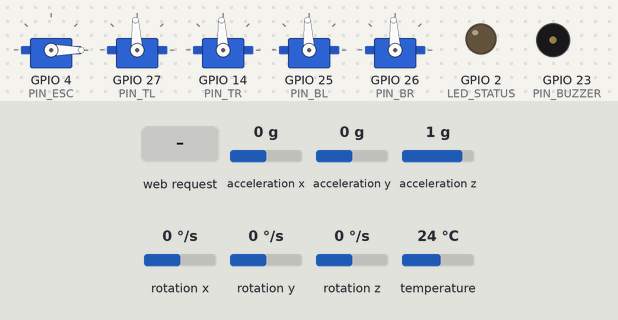
A sketch run on a simulated ESP32. Shown: 5 × servo, output pins drawn as LEDs (lit = HIGH), buzzer (waves = sounding, pin HIGH). Wiring (inferred from the names in the program): MPU-6050 motion sensor at I2C address 0x68. Dashed ring = blinking. The test bench sets the inputs (shaded band); at power-on: acceleration x 0 g, acceleration y 0 g, acceleration z 1 g, rotation x 0 °/s, rotation y 0 °/s, rotation z 0 °/s, temperature 24 °C. What the sketch prints to the serial monitor is not drawn.

Above: at 7.0 s.
7.1 s: HTTP request GET /arm received
At 7.5 s:
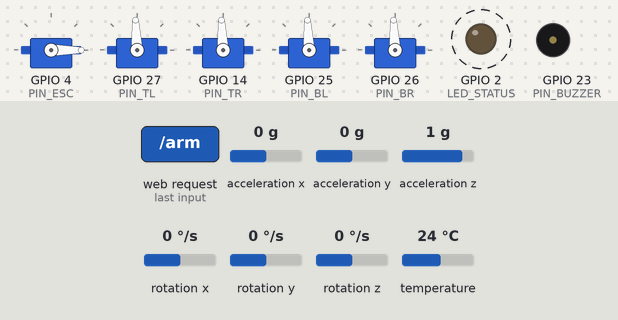
10.1 s: HTTP request GET /set_throttle?val=120 received
At 10.9 s:
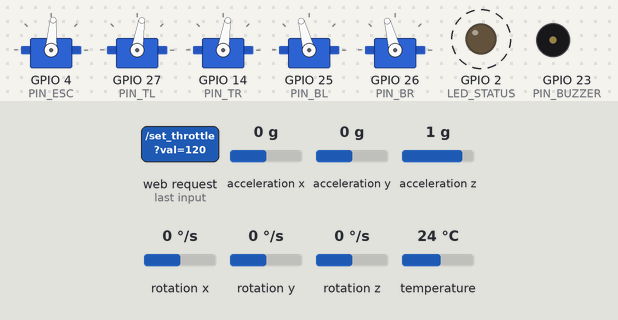
13.1 s: acceleration x set to -0.2 g
At 13.8 s:
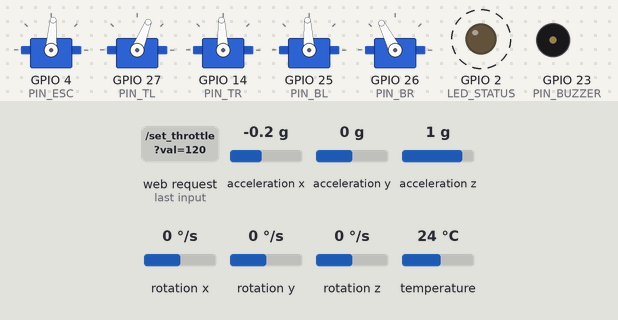
16.1 s: acceleration y set to -0.2 g
At 16.9 s:
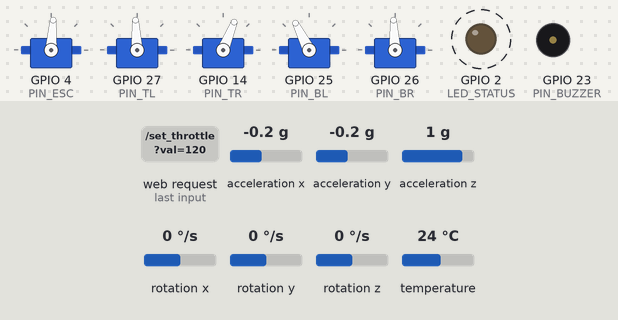
19.1 s: acceleration z set to 0.1 g
22.1 s: acceleration z set to -0.2 g
At 22.9 s:
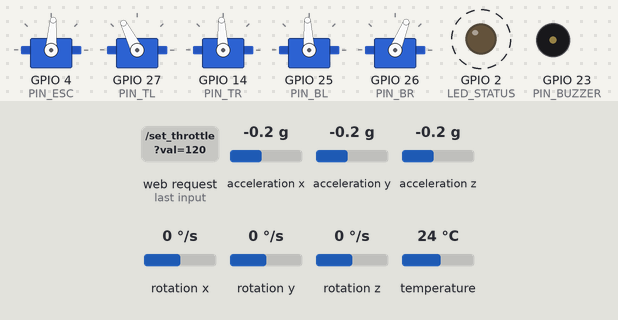
Timing chart, 0 to 26.1 s (numbered marks = the images above; inputs shaded):
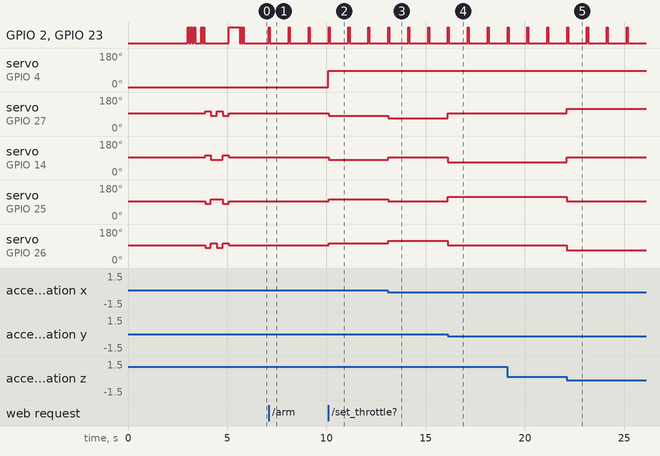

Measured:
- the behaviour switches between 0 and -0.1 g on acceleration x (found by bisection; images 2 and 3)
- the behaviour switches between 0 and -0.1 g on acceleration y (found by bisection; images 3 and 4)
- the behaviour switches between 0 and -0.1 g on acceleration z (found by bisection; images 4 and 5)
- after the input at 7.1 s, GPIO 2 (LED_STATUS), GPIO 23 (PIN_BUZZER): alternates HIGH for 0.05 s and LOW for 0.95 s, starting at once
- after the input at 10.1 s, servo on GPIO 4 (PIN_ESC): 0° → 86° at once; servo on GPIO 27 (PIN_TL), servo on GPIO 14 (PIN_TR): 93° → 81° at once; servo on GPIO 25 (PIN_BL), servo on GPIO 26 (PIN_BR): 93° → 105° at once
- after the input at 13.1 s, servo on GPIO 27 (PIN_TL): 81° → 68° at once; servo on GPIO 14 (PIN_TR): 81° → 93° at once; servo on GPIO 25 (PIN_BL): 105° → 93° at once; servo on GPIO 26 (PIN_BR): 105° → 117° at once
- after the input at 16.1 s, servo on GPIO 27 (PIN_TL): 68° → 93° at once; servo on GPIO 14 (PIN_TR): 93° → 68° at once; servo on GPIO 25 (PIN_BL): 93° → 117° at once; servo on GPIO 26 (PIN_BR): 117° → 93° at once
- after the input at 22.1 s, servo on GPIO 27 (PIN_TL): 93° → 117° at once; servo on GPIO 14 (PIN_TR): 68° → 93° at once; servo on GPIO 25 (PIN_BL): 117° → 93° at once; servo on GPIO 26 (PIN_BR): 93° → 68° at once

The sketch:

firmware.ino
```cpp
#include <Wire.h>
#include <WiFi.h>
#include <WebServer.h>
#include <ESP32Servo.h>
#include <Adafruit_MPU6050.h>
#include <Adafruit_BMP085.h>
#include <Adafruit_Sensor.h>

/* =========================================================================
   1. HARDWARE MAPPING & CONFIGURATION
   ========================================================================= */
// --- PINS ---
#define PIN_ESC     4   // ESC Signal
#define PIN_TL      27  // Top-Left Servo
#define PIN_TR      14  // Top-Right Servo
#define PIN_BL      25  // Bottom-Left Servo
#define PIN_BR      26  // Bottom-Right Servo
#define PIN_BUZZER  23  // Active Buzzer
#define LED_STATUS  2   // Onboard Blue LED

// --- SAFETY & LIMITS ---
#define MAX_PHYSICAL_THROTTLE 0.40  // 40% Hard Limit for Indoor Demo
#define ESC_MIN     1000            // Standard ESC Min (Off)
#define ESC_MAX     2000            // Standard ESC Max (Full)
// Calculate the "Demo Max" pulse width (approx 1400us)
#define DEMO_MAX_PULSE (ESC_MIN + (int)((ESC_MAX - ESC_MIN) * MAX_PHYSICAL_THROTTLE))

#define SERVO_SOFT_LIMIT 0.25       // 25% mechanical limit for TVC vanes
#define WIFI_SSID "ABER_GroundStation"
#define WIFI_PASS "rocketscience"
#define WIFI_CHANNEL 6              // FIXED CHANNEL (Solves visibility issues)

// --- CONTROL LOOP TIMING ---
#define LOOP_FREQ   200               // 200Hz Control Loop
#define LOOP_TIME_US (1000000 / LOOP_FREQ)

/* =========================================================================
   2. GLOBAL OBJECTS & VARIABLES
   ========================================================================= */
Adafruit_MPU6050 mpu;
Adafruit_BMP085 bmp;
WebServer server(80);

// Actuators
Servo esc;
Servo tl, tr, bl, br;

// Control Gains (Cascaded PID)
float Kp_outer = 4.5;   // Attitude
float Kp_inner = 0.012; // Rate
float Kd_inner = 0.0006;

// Kalman Filter Structure
struct Kalman { float Q=0.01, R=0.1, P=1.0, K=0.0, X=0.0; };
Kalman kPitch, kRoll;

// System State
bool isArmed = false;
int throttlePct = 0;       // 0-100% from Web Interface
unsigned long lastLoopTime = 0;
unsigned long lastHeartbeat = 0;

/* =========================================================================
   3. UTILITY FUNCTIONS
   ========================================================================= */
// Non-blocking Tone Helper
void beep(int duration) {
  digitalWrite(PIN_BUZZER, HIGH);
  digitalWrite(LED_STATUS, HIGH);
  delay(duration);
  digitalWrite(PIN_BUZZER, LOW);
  digitalWrite(LED_STATUS, LOW);
}

void beepSequence(int count, int speed) {
  for(int i=0; i<count; i++) {
    beep(speed);
    delay(speed);
  }
}

// Kalman Update
float updateKalman(Kalman &k, float measurement) {
  k.P = k.P + k.Q;
  k.K = k.P / (k.P + k.R);
  k.X = k.X + k.K * (measurement - k.X);
  k.P = (1 - k.K) * k.P;
  return k.X;
}

// Actuator Wrappers
void writeMotor(int pct) {
  // Map UI 0-100% to Real 0-40% range
  int us = map(pct, 0, 100, ESC_MIN, DEMO_MAX_PULSE);
  esc.writeMicroseconds(us);
}

void centerServos() {
  tl.writeMicroseconds(1500); tr.writeMicroseconds(1500);
  bl.writeMicroseconds(1500); br.writeMicroseconds(1500);
}

// --- SYSTEM CHECK ---
void performControlSurfaceCheck() {
  Serial.println("Performing Control Surface Check...");
  beepSequence(2, 50);

  // 1. Pitch Check
  int deflection = 500 * SERVO_SOFT_LIMIT; // ~125us

  // Forward
  tl.writeMicroseconds(1500 + deflection); tr.writeMicroseconds(1500 + deflection);
  bl.writeMicroseconds(1500 - deflection); br.writeMicroseconds(1500 - deflection);
  delay(300);

  // Back
  tl.writeMicroseconds(1500 - deflection); tr.writeMicroseconds(1500 - deflection);
  bl.writeMicroseconds(1500 + deflection); br.writeMicroseconds(1500 + deflection);
  delay(300);

  // 2. Roll Check
  // Left
  tl.writeMicroseconds(1500 + deflection); tr.writeMicroseconds(1500 - deflection);
  bl.writeMicroseconds(1500 + deflection); br.writeMicroseconds(1500 - deflection);
  delay(300);

  // Right
  tl.writeMicroseconds(1500 - deflection); tr.writeMicroseconds(1500 + deflection);
  bl.writeMicroseconds(1500 - deflection); br.writeMicroseconds(1500 + deflection);
  delay(300);

  centerServos();
  Serial.println("Surface Check Complete.");
  beep(500);
}

/* =========================================================================
   4. WEB DASHBOARD (HTML)
   ========================================================================= */
const char index_html[] PROGMEM = R"rawliteral(
<!DOCTYPE HTML><html>
<head>
  <meta name="viewport" content="width=device-width, initial-scale=1">
  <title>ABER Mark I Control</title>
  <style>
    body { font-family: 'Courier New', monospace; text-align: center; background-color: #111; color: #0f0; margin: 0; padding: 20px;}
    h1 { border-bottom: 2px solid #0f0; padding-bottom: 10px; }
    .card { border: 1px solid #333; background: #222; margin: 15px auto; padding: 20px; width: 90%; max-width: 400px; border-radius: 5px; }
    button { padding: 15px; width: 45%; font-size: 18px; font-weight: bold; border: none; border-radius: 4px; cursor: pointer; color: white; margin: 5px; }
    .arm-btn { background: #c0392b; }
    .disarm-btn { background: #27ae60; }
    input[type=range] { width: 100%; margin: 25px 0; }
    .telem-val { font-size: 1.5rem; color: #3498db; }
    #status-box { font-size: 1.2rem; font-weight: bold; margin-bottom: 15px; }
  </style>
</head>
<body>
  <h1>ABER FLIGHT COMPUTER</h1>

  <div class="card">
    <div id="status-box" style="color: grey;">SYSTEM DISARMED</div>
    <button class="arm-btn" onclick="toggleArm(1)">ARM</button>
    <button class="disarm-btn" onclick="toggleArm(0)">DISARM</button>
  </div>

  <div class="card">
    <h3>THROTTLE GOVERNOR</h3>
    <input type="range" min="0" max="100" value="0" id="thrSlide" oninput="updThr(this.value)">
    <div id="thrDisp" class="telem-val">0%</div>
  </div>

  <div class="card">
    <h3>GYRO TELEMETRY</h3>
    <p>PITCH: <span id="p" class="telem-val">0.0</span> | ROLL: <span id="r" class="telem-val">0.0</span></p>
  </div>

<script>
  function toggleArm(s) {
    fetch(s ? '/arm' : '/disarm').then(r => {
      document.getElementById("status-box").innerHTML = s ? "<span style='color:red'>!!! ARMED !!!</span>" : "<span style='color:grey'>SYSTEM DISARMED</span>";
    });
  }
  function updThr(v) {
    document.getElementById("thrDisp").innerHTML = v + "%";
    fetch('/set_throttle?val=' + v);
  }
  setInterval(() => {
    fetch('/telemetry').then(r => r.json()).then(d => {
      document.getElementById("p").innerText = d.p;
      document.getElementById("r").innerText = d.r;
    });
  }, 250);
</script>
</body>
</html>
)rawliteral";

/* =========================================================================
   5. SETUP ROUTINE
   ========================================================================= */
void setup() {
  Serial.begin(115200);

  // 1. HARDWARE INIT & SAFETY DELAY
  pinMode(PIN_BUZZER, OUTPUT);
  pinMode(LED_STATUS, OUTPUT);

  // [CRITICAL] 3-SECOND DELAY TO PREVENT BROWNOUT ON WIFI START
  Serial.println("Stabilizing Power (3s)...");
  delay(3000);

  Serial.println("Booting ABER Mark I...");
  beepSequence(3, 80);

  // 2. TIMER & ACTUATOR ALLOCATION
  // Explicitly allocate timers to prevent Servo/EDF conflicts
  ESP32PWM::allocateTimer(0);
  ESP32PWM::allocateTimer(1);
  ESP32PWM::allocateTimer(2);
  ESP32PWM::allocateTimer(3);

  esc.setPeriodHertz(50);
  esc.attach(PIN_ESC, ESC_MIN, ESC_MAX);
  esc.writeMicroseconds(ESC_MIN);

  tl.attach(PIN_TL); tr.attach(PIN_TR);
  bl.attach(PIN_BL); br.attach(PIN_BR);
  centerServos();

  /* --- I2C FIX: MANUAL WAKEUP --- */
  Serial.println("Initializing I2C Bus...");
  Wire.begin(21, 22);
  Wire.setClock(400000);
  delay(100);

  Wire.beginTransmission(0x68);
  Wire.write(0x6B);
  Wire.write(0);
  Wire.endTransmission(true);
  delay(100);
  /* ------------------------------ */

  // 3. SENSOR INIT
  if (!mpu.begin()) {
    delay(500); // Retry
    if (!mpu.begin()) {
      Serial.println("MPU6050 FATAL ERROR! Check Wiring.");
      while(1) { beep(200); delay(200); }
    }
  }

  if (!bmp.begin()) {
     Serial.println("BMP180 Not Found");
  } else {
     Serial.println("BMP180 Online");
  }

  mpu.setAccelerometerRange(MPU6050_RANGE_8_G);
  mpu.setGyroRange(MPU6050_RANGE_500_DEG);
  mpu.setFilterBandwidth(MPU6050_BAND_21_HZ);
  Serial.println("Sensors Ready.");

  // 4. CONTROL SURFACE CHECK
  performControlSurfaceCheck();

  // 5. WIFI STARTUP (FIXED)
  Serial.print("Starting WiFi AP...");
  WiFi.mode(WIFI_AP);
  // FORCE CHANNEL 6 for better visibility
  WiFi.softAP(WIFI_SSID, WIFI_PASS, WIFI_CHANNEL);
  Serial.print(" IP: "); Serial.println(WiFi.softAPIP());

  // 6. SERVER ROUTES
  server.on("/", [](){ server.send(200, "text/html", index_html); });

  server.on("/arm", [](){
    isArmed = true;
    server.send(200, "text/plain", "ARMED");
  });

  server.on("/disarm", [](){
    isArmed = false;
    writeMotor(0);
    centerServos();
    server.send(200, "text/plain", "DISARMED");
  });

  server.on("/set_throttle", [](){
    if (isArmed && server.hasArg("val")) {
      throttlePct = server.arg("val").toInt();
      writeMotor(throttlePct);
    }
    server.send(200, "text/plain", "OK");
  });

  server.on("/telemetry", [](){
    String json = "{\"p\":\"" + String(kPitch.X, 1) + "\", \"r\":\"" + String(kRoll.X, 1) + "\"}";
    server.send(200, "application/json", json);
  });

  server.begin();

  // Final Ready Signal
  beepSequence(3, 50);
  Serial.println("SYSTEM READY.");
}

/* =========================================================================
   6. MAIN CONTROL LOOP
   ========================================================================= */
void loop() {
  unsigned long now = micros();

  // --- A. FLIGHT CONTROL LOOP (200Hz STRICT) ---
  if (now - lastLoopTime >= LOOP_TIME_US) {
    lastLoopTime = now;

    // 1. Read Sensors
    sensors_event_t a, g, temp;
    mpu.getEvent(&a, &g, &temp);

    // 2. Kalman Filter (Attitude Estimation)
    float pitchAng = updateKalman(kPitch, atan2(a.acceleration.z, a.acceleration.x) * 57.29);
    float rollAng  = updateKalman(kRoll, atan2(a.acceleration.y, a.acceleration.x) * 57.29);

    // 3. Control Logic
    if (isArmed && throttlePct > 5) {
      // Attitude P-Loop
      float p_target = (0.0 - pitchAng) * Kp_outer;
      float r_target = (0.0 - rollAng)  * Kp_outer;

      // Rate PD-Loop
      float p_out = ((p_target - g.gyro.y) * Kp_inner) - (g.gyro.y * Kd_inner); // Axis Swap for MPU orientation
      float r_out = ((r_target - g.gyro.z) * Kp_inner) - (g.gyro.z * Kd_inner);

      // Constraints
      p_out = constrain(p_out, -SERVO_SOFT_LIMIT, SERVO_SOFT_LIMIT);
      r_out = constrain(r_out, -SERVO_SOFT_LIMIT, SERVO_SOFT_LIMIT);

      // Mixer (X-Tail)
      int tl_s = 1500 + (p_out * 500) + (r_out * 500);
      int tr_s = 1500 + (p_out * 500) - (r_out * 500);
      int bl_s = 1500 - (p_out * 500) + (r_out * 500);
      int br_s = 1500 - (p_out * 500) - (r_out * 500);

      tl.writeMicroseconds(tl_s); tr.writeMicroseconds(tr_s);
      bl.writeMicroseconds(bl_s); br.writeMicroseconds(br_s);

    } else if (!isArmed) {
      centerServos();
      esc.writeMicroseconds(ESC_MIN);
    }
  }

  // --- B. BACKGROUND TASKS ---
  server.handleClient();

  // Armed Heartbeat (Beep every 1 sec)
  if (isArmed) {
    if (millis() - lastHeartbeat > 1000) {
      lastHeartbeat = millis();
      digitalWrite(PIN_BUZZER, HIGH);
      digitalWrite(LED_STATUS, HIGH);
    } else if (millis() - lastHeartbeat > 50) {
      digitalWrite(PIN_BUZZER, LOW);
      digitalWrite(LED_STATUS, LOW);
    }
  } else {
    digitalWrite(LED_STATUS, LOW);
  }
}
```
